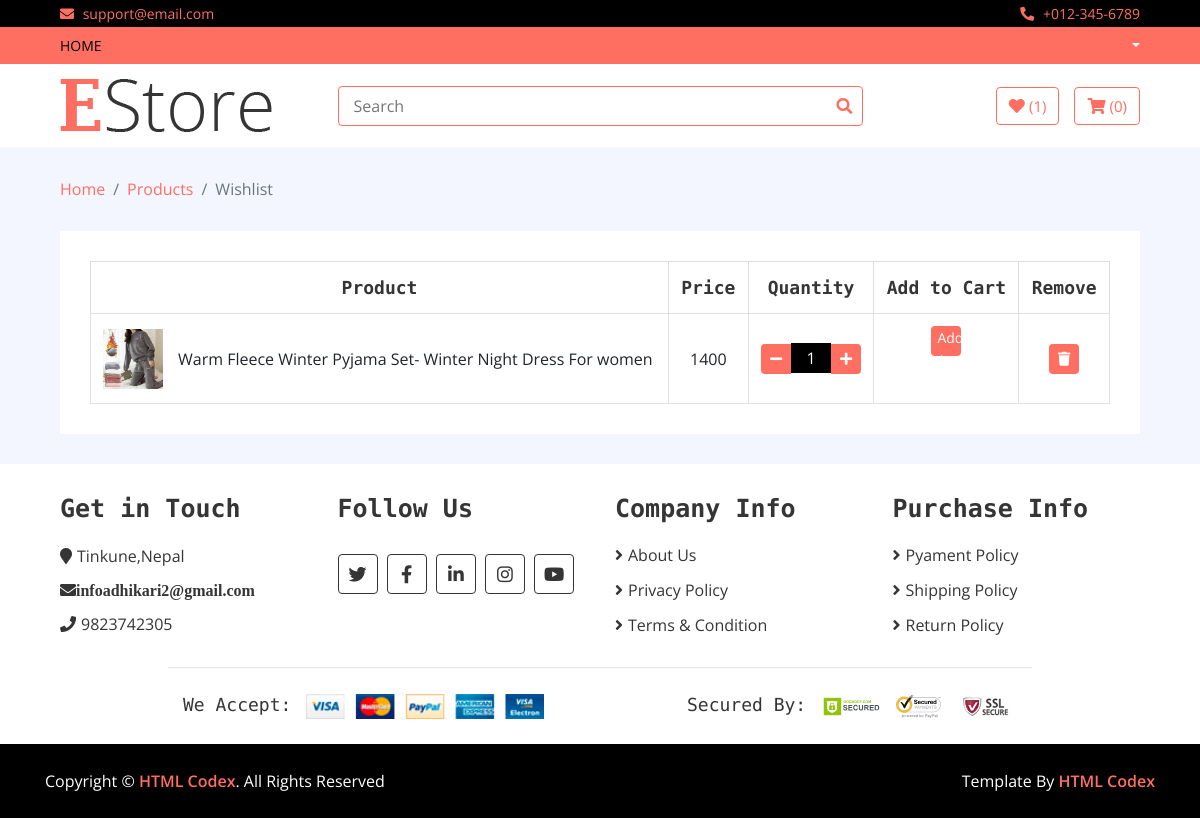
Page /wish on the committed database.
### home/models.py (models this page shows, shortened)
class Wishlist(models.Model):
    username = models.CharField(max_length=300)
    slug = models.CharField(max_length=300)
    date = models.DateTimeField(auto_now_add=True)
    items = models.ForeignKey(Product, on_delete=models.CASCADE)

class Product(models.Model):
    name = models.CharField(max_length=300)
    price = models.IntegerField()
    discounted_price = models.IntegerField()
    image = models.ImageField(upload_to='media')
    description = RichTextField()
    specification = RichTextField()
    category = models.ForeignKey(Category, on_delete=models.CASCADE)
    subcategory = models.ForeignKey(SubCategory, on_delete=models.CASCADE)
    brand = models.ForeignKey(Brand, on_delete=models.CASCADE)
    slug = models.CharField(max_length=500, unique=True)
    status = models.CharField(choices=STATUS, max_length=50)
    labels = models.CharField(choices=LABELS, max_length=50)

### home/views.py (the view)
# urls.py: path('wish', WishlistView.as_view(), name='wish'),
class WishlistView(BaseView):
    def get(self, request):
        self.views['wish_counts'] = count_wishlist(request)
        self.views['cart_counts'] = count_cart(request)
        username = request.user.username
        self.views['wishlist_view'] = Wishlist.objects.filter(username = username)
        return render(request, 'wishlist.html', self.views)

### home/views.py (called while the page is built)
def count_cart(request):
    username = request.user.username
    cart_count = Cart.objects.filter(checkout = False, username = username).count()
    return cart_count

def count_wishlist(request):
    username = request.user.username
    wishlist_count = Wishlist.objects.filter(username = username).count()
    return wishlist_count

### Templates/wishlist.html
{% extends 'base.html' %}
{% load static %}
{% block content %}
        <div class="breadcrumb-wrap">
            <div class="container-fluid">
                <ul class="breadcrumb">
                    <li class="breadcrumb-item"><a href="#">Home</a></li>
                    <li class="breadcrumb-item"><a href="#">Products</a></li>
                    <li class="breadcrumb-item active">Wishlist</li>
                </ul>
            </div>
        </div>
        <div class="wishlist-page">
            <div class="container-fluid">
                <div class="wishlist-page-inner">
                    <div class="row">
                        <div class="col-md-12">
                            <div class="table-responsive">
                                <table class="table table-bordered">
                                    <thead class="thead-dark">
                                        <tr>
                                            <th>Product</th>
                                            <th>Price</th>
                                            <th>Quantity</th>
                                            <th>Add to Cart</th>
                                            <th>Remove</th>
                                        </tr>
                                    </thead>
                                    <tbody class="align-middle">
                                     {% for wish in wishlist_view %}
                                        <tr>
                                            <td>
                                                <div class="img">
                                                    <a href="#"><img src="{{wish.items.image.url}}" alt="Image"></a>
                                                    <p>{{wish.items.name}}</p>
                                                </div>
                                            </td>
                                            <td>{{wish.items.discounted_price}}</td>
                                            <td>
                                                <div class="qty">
                                                    <button class="btn-minus"><i class="fa fa-minus"></i></button>
                                                    <input type="text" value="1">
                                                    <button class="btn-plus"><i class="fa fa-plus"></i></button>
                                                </div>
                                            </td>
                                            <td><a href="/add_to_cart/{{wish.slug}}"><button class="">Add to Cart</button></a></td>
                                            <td><a href="/delete_wishlist/{{wish.slug}}"><button><i class="fa fa-trash"></i></button></a></td>
                                        </tr>
                                     {% endfor %}
                                    </tbody>
                                </table>
                            </div>
                        </div>
                    </div>
                </div>
            </div>
        </div>
{% endblock %}

### static/css/style.css (style rules this page uses)
body { color: #353535; font-family: 'Open Sans', sans-serif; font-weight: 400; background: #f3f6ff; }
a { color: #FF6F61; }
@media (min-width: 992px) { .container-fluid { padding-right: 60px; padding-left: 60px; } }
.breadcrumb-wrap { position: relative; width: 100%; }
.breadcrumb-wrap .breadcrumb { margin: 0; padding: 0; background: transparent; }
.wishlist-page { position: relative; padding: 30px 0; }
.wishlist-page .wishlist-page-inner { padding: 30px; background: #ffffff; }
.wishlist-page .table { width: 100%; text-align: center; margin-bottom: 0; }
.wishlist-page .table .thead-dark th { font-family: 'Source Code Pro', monospace; font-size: 18px; font-weight: 700; color: #353535; text-align: center; background: transparent; border-color: #dddddd; border-bottom: none; vertical-align: middle; }
.wishlist-page .table td { font-size: 16px; vertical-align: middle; }
.wishlist-page .table .img { display: flex; align-items: center; }
.wishlist-page .table .img img { max-width: 60px; max-height: 60px; margin-right: 15px; }
.wishlist-page .table .img p { display: inline-block; text-align: left; margin: 0; }
.wishlist-page .table .qty { display: inline-block; width: 100px; font-size: 0; }
.wishlist-page .table button { width: 30px; height: 30px; font-size: 14px; text-align: center; color: #ffffff; background: #FF6F61; border: none; border-radius: 4px; }
.wishlist-page .table button.btn-minus { border-radius: 4px 0 0 4px; }
.wishlist-page .table button.btn-plus { border-radius: 0 4px 4px 0; }
.wishlist-page .table input { width: 40px; height: 30px; font-size: 16px; color: #ffffff; text-align: center; background: #000000; border: none; }

### rows in the picture
Wishlist: items.image (picture), items.name "Warm Fleece Winter Pyjama Set- Winter Night Dress For women", items.discounted_price "1400"

### other values in the picture
{{ wish_counts }} "1"
{{ cart_counts }} "0"
